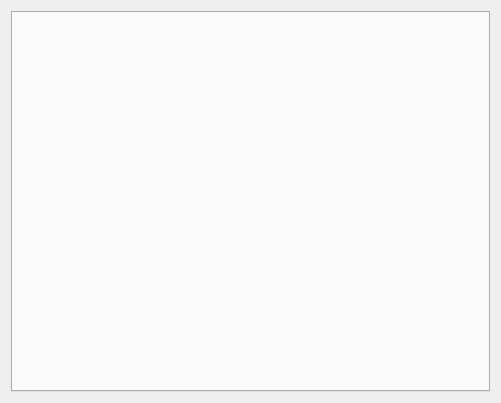
<?xml version="1.0" encoding="UTF-8"?>
<ui version="4.0">
 <class>Form</class>
 <widget class="QWidget" name="Form">
  <property name="geometry">
   <rect>
    <x>0</x>
    <y>0</y>
    <width>501</width>
    <height>403</height>
   </rect>
  </property>
  <property name="windowTitle">
   <string>Form</string>
  </property>
  <layout class="QHBoxLayout" name="horizontalLayout">
   <item>
    <widget class="QTabWidget" name="boardTabWidget">
     <property name="currentIndex">
      <number>-1</number>
     </property>
    </widget>
   </item>
  </layout>
 </widget>
 <resources/>
 <connections/>
</ui>
